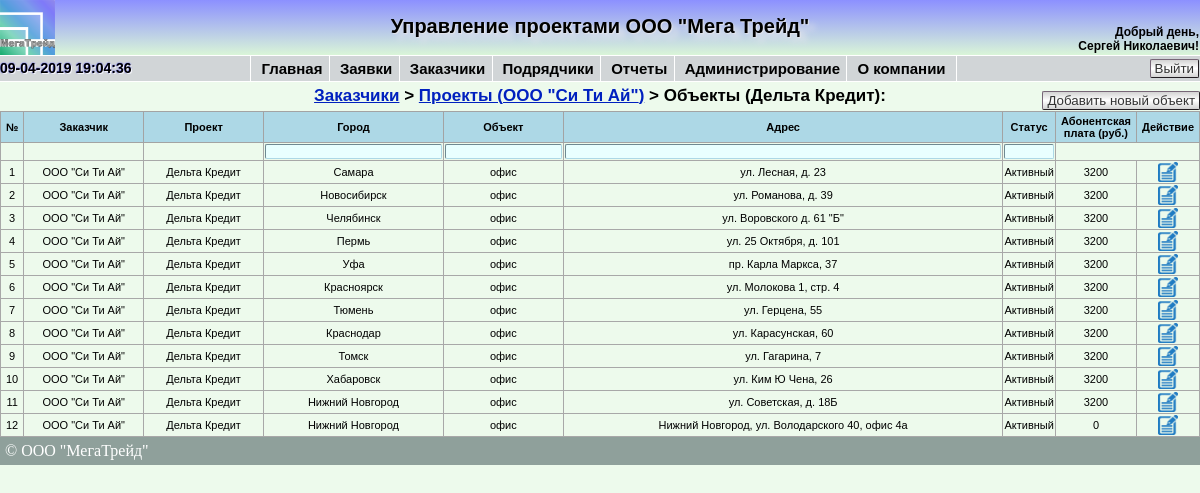
Page /showobjects.php?id_project=9 (signed in) on the committed database.
### tables this page shows
CREATE TABLE `customer` (
  `id_customer` int(11) NOT NULL AUTO_INCREMENT,
  `customer_name` varchar(100) NOT NULL,
  `jur_address` text NOT NULL,
  `post_address` text NOT NULL,
  `ogrn` varchar(15) NOT NULL,
  `inn` varchar(12) NOT NULL,
  `kpp` varchar(9) NOT NULL,
  `dogovor_number` varchar(50) NOT NULL,
  `status` tinyint(1) NOT NULL,
  `bank_name` varchar(200) NOT NULL,
  `bank_bik` varchar(9) NOT NULL,
  `korr_schet` varchar(20) NOT NULL,
  `rasch_schet` varchar(20) NOT NULL,
  `recipient` varchar(150) NOT NULL,
  `phone` varchar(100) NOT NULL,
  `email` varchar(100) NOT NULL,
  `contact_name` varchar(200) NOT NULL,
  `comment` text,
  PRIMARY KEY (`id_customer`)
);

CREATE TABLE `projects` (
  `id_project` int(11) NOT NULL AUTO_INCREMENT,
  `id_customer` int(11) unsigned NOT NULL,
  `projectname` varchar(50) NOT NULL,
  `status` tinyint(1) NOT NULL,
  `cost_hour` double unsigned NOT NULL,
  `cost_incident_critical` double unsigned NOT NULL,
  `cost_incident_high` double unsigned NOT NULL,
  `cost_incident_medium` double unsigned NOT NULL,
  `cost_incident_low` double unsigned NOT NULL,
  PRIMARY KEY (`id_project`)
);

CREATE TABLE `object` (
  `id_object` int(11) NOT NULL AUTO_INCREMENT,
  `id_project` int(11) NOT NULL,
  `id_customer` int(11) NOT NULL,
  `country_id` int(11) NOT NULL,
  `region_id` int(11) NOT NULL,
  `city_id` int(11) NOT NULL,
  `shop_number` varchar(20) DEFAULT NULL,
  `address` varchar(200) NOT NULL,
  `status` tinyint(1) NOT NULL,
  `abon_plata` double DEFAULT NULL,
  `city_name` varchar(30) NOT NULL,
  `id_contractor` int(11) unsigned NOT NULL,
  `abon_plata_contr` double unsigned NOT NULL,
  PRIMARY KEY (`id_object`)
);

CREATE TABLE `city` (
  `city_id` int(11) unsigned NOT NULL AUTO_INCREMENT,
  `country_id` int(11) unsigned NOT NULL DEFAULT '0',
  `region_id` int(10) unsigned NOT NULL DEFAULT '0',
  `name` varchar(128) NOT NULL DEFAULT '',
  PRIMARY KEY (`city_id`),
  KEY `country_id` (`country_id`),
  KEY `region_id` (`region_id`)
);

### func/db.php (called while the page is built, shortened)
<?php
function Get_Geo($connection, $id, $geo_table, $geo_row)
{
	$get_geo = "SELECT name FROM $geo_table WHERE $geo_row='$id'";
    $result = $connection->query ($get_geo);
    if ($result)
    {
        $rows = $result->fetch_array (MYSQLI_ASSOC);
    }
    if ($rows) return $rows;
    else return 0;
}
function Edit_Customer($connection, $var)
{
    $search = "SELECT * FROM customer WHERE id_customer = '$var'";
    $result = $connection->query ($search);
    if ($result)
    {
        $rows = $result->fetch_array (MYSQLI_ASSOC);
    }
    if ($rows) return $rows;
    else return 0;
}
function Edit_Project($connection, $var)
{
    $search = "SELECT * FROM projects WHERE id_project = '$var'";
    $result = $connection->query ($search);
    if ($result)
    {
        $rows = $result->fetch_array (MYSQLI_ASSOC);
    }
    if ($rows) return $rows;
    else return 0;
}
function Show_Objects($connection, $var)
{
	$search = "SELECT * FROM object WHERE id_project='$var'";
    $result = $connection->query ($search);
    $rows = $result->num_rows;
    if (!$rows) return false;
    else
    {
        $array = array ();
        for ($i=0; $i<$rows; $i++)
        {
            $result->data_seek ($i);
            $row =$result->fetch_array (MYSQLI_ASSOC);
            $array["$i"] = $row;
        }
    return $array;
    }
}
?>

### func/arrays.php (called while the page is built, shortened)
<?php
$statusedit = array("Неактивный", "Активный", "Любой");
?>

### showobjects.php (the view, shortened to what this page needs)
<?php
require '/connection/config.php';
if(isset($_SESSION['userlevel']))
{
	require_once '/blocks/header.php';
	require '/func/arrays.php';
	if(isset($_GET['id_project']))
	{
		$data = $_GET['id_project'];
		$projects = Edit_Project($link, $data);
		$id_customer = $projects['id_customer'];
		$customers = Edit_Customer($link, $id_customer);
		$objects = Show_Objects ($link, $data);
	}?>
	<!DOCTYPE html>
	<html lang="ru">
	<head>
	</head>
	<body>
		<div class="showcustomer">
			<div class="breadcrumbs"><a href='/showcustomer.php'>Заказчики</a> > <a href='showprojects.php?id_customer=<?= $customers['id_customer'] ?>'>Проекты (<?=$customers['customer_name'];?>)</a> > Объекты (<?=$projects['projectname'];?></a>):</div>
			<?php if($_SESSION['userlevel']<=3){ ?>
				<div class="newticket">
					<a href='/newobject.php?id_project=<?=$data?>'><button class="button-new">Добавить новый объект</button></a>
				</div>
			<?php }?>
				<table border="1" cellspacing="0">
					<thead>
						<tr class="hdr">
							<th width=1%>№</th>
							<th width=10%>Заказчик</th>
							<th width=10%>Проект</th>
							<th width=15%>Город</th>
							<th width=10%>Объект</th>
							<th>Адрес</th>
							<th width=1%>Статус</th>
							<th width="1">Абонентская<br>плата (руб.)</th>
							<?php if($_SESSION['userlevel']<=3){ ?>
							<th width=1%>Действие</th>
							<?php }?>
						</tr>
						<tr class='table-filters'>
							<td>
							</td>
							<td>
							</td>
							<td>
							</td>
							<td>
								<input class="reg_input_filter" type="text"/>
							</td>
							<td>
								<input class="reg_input_filter" type="text"/>
							</td>
							<td>
								<input class="reg_input_filter" type="text"/>
							</td>
							<td>
								<input class="reg_input_filter" type="text"/>
							</td>
							<td colspan="2">
							</td>
						</tr>
					</thead>
				<?php
				if($objects){
				foreach($objects as $i => $object) { ?>
				<tbody>
					<tr class="reg_text_show_tickets">
						<td align="center" width="1"><?=$i+1?></td>
						<td align="center" width="1"><?=$customers['customer_name'];?></td>
						<td align="center" width="1"><?=$projects['projectname'];?></td>
						<?php
							$city = Get_Geo ($link, $object['city_id'], "city", "city_id" );
						?>
						<td align="center" width="1"><?=$city['name'];?></td>
						<td align="center" width="1"><?=$object['shop_number']?></td>
						<td align="center"><?=$object['address']?></td>
						<td align="center"><?=$statusedit[$object['status']];?></td>
						<td align="center"width="1"><?=$object['abon_plata']?></td>
						<?php if($_SESSION['userlevel']<=3){ ?>
						<td align="center" width="1"><a href='/editobject.php?edit_object=<?= $object['id_object'] ?>' title = 'Редактировать'>
						<img src='/images/edit.png' width='20' height='20'></td>
						<?php }?>
					</tr>
				</tbody>
				<?php }}
			?>
			</table>
		</div>
	<div id="footer">&copy; ООО "МегаТрейд"</div>
	</body>
	</html>
	<?php
}
	else
	{
		header('Location: /');
}
?>

### css/index.css (style rules this page uses)
@media screen { body { margin:0 auto; //height: 100%; //background: radial-gradient(90% 50%, #FFFFFF, #D2E6F2); background: #EDFAEC; } }
@media screen { #footer { display:block; position: relative; bottom:0; background: #8fa09b; color: #fff; padding: 5px; clear: left; //width: 99%; text-align: left; } }
@media screen { .showmodel td, th { padding: 3px 20px; vertical-align: middle; text-align: center; } }
@media screen { .button-new { //color: #000000; //border-top: 1px solid #696969; //background: #EDEDED; //font-size: 13px; //font-family: Lucida Console; background: -moz-linear-gradient(#D0ECF4, #5BC9E1, #D0ECF4); background: -webkit-gradient(linear, 0 0, 0 100%, from(#D3D3D3), to(#D3D3D3), color-stop(0.5, #FFFFFF)); filter: progid:DXImageTransform.Microsoft.gradient(startColorstr='#00BBD6', endColorstr='#EBFFFF'); padding: 1px 4px; color: #333; -moz-border-radius: 5px; -webkit-border-radius: 5px; border-radius: 2px; border: 1px outset #767; cursor: pointer; } }
@media screen { .show_rs td, th { padding: 3px 5px; vertical-align: middle; text-align: center; } }
@media screen { .showcustomer { display: block; position: relative; font-family: Arial, Helvetica, sans-serif; color: #000000; //width: 1024px; //margin-top: 5%; padding: 0px; //border: 2px solid black; //background: #C5D1D7; //background: #D7E1E6; //background: linear-gradient(90deg, rgba(121,58,180,0) 0%, #C6D3DA 5%, #C6D3DA 95%, rgba(131,58,180,0) 100%); text-align: center; margin: 0 auto; //margin-top: 1%; //border-radius: 20px; //-moz-border-radius: 20px; //-webkit-border-radius: 20px; } }
@media screen { .showcustomer table { margin: 0 auto; width: 100%; border-collapse: collapse; //background:#F0FFFF; border: 0px solid #A8A8A8; //padding: 10px; } }
@media screen { .hdr { background:#ADD8E6; font-family: Arial, Helvetica, sans-serif; border: 1px solid #A3A3A3; font-size: 11px; } }
@media screen { .newticket { display: block; position: absolute; //position: relative; top: 10px; right: 0px; } }
@media screen { .reg_text_show_tickets { //background: green; //font-size: calc(0.2vw + 0.2vh + 1vmin); font-size: 11px; font-family: Arial, Helvetica, sans-serif; vertical-align: middle; text-align: center; font-weight: normal; width: 250px; //color: #FF0000; word-wrap: break-word; } }
@media screen { .breadcrumbs { display: block; position: relative; margin: 0 auto; padding-bottom: 10px; top: 5px; font-size: 17px; font-family: Arial, Helvetica, sans-serif; //vertical-align: middle; //text-align: left; font-weight: bold; color: #000000; width: 60%; } }
@media screen { .breadcrumbs a { color:#0020BF; } }
@media screen { .reg_input_filter { width: 100%; background: #E9FFFF; font-size: 10px; font-family: Arial, Helvetica, sans-serif; border: 1px inset #ADD8E6; border-radius: 2px; } }

### rows in the picture
customer: customer_name "ООО \"Си Ти Ай\""
projects: projectname "Дельта Кредит"
object: id_customer.customer_name "ООО \"Си Ти Ай\"", id_project.projectname "Дельта Кредит", city.name "Самара", shop_number "офис", address "ул. Лесная, д. 23", status "Активный", abon_plata "3200"
object: id_customer.customer_name "ООО \"Си Ти Ай\"", id_project.projectname "Дельта Кредит", city.name "Новосибирск", shop_number "офис", address "ул. Романова, д. 39", status "Активный", abon_plata "3200"
object: id_customer.customer_name "ООО \"Си Ти Ай\"", id_project.projectname "Дельта Кредит", city.name "Челябинск", shop_number "офис", address "ул. Воровского д. 61 \"Б\"", status "Активный", abon_plata "3200"
object: id_customer.customer_name "ООО \"Си Ти Ай\"", id_project.projectname "Дельта Кредит", city.name "Пермь", shop_number "офис", address "ул. 25 Октября, д. 101", status "Активный", abon_plata "3200"
object: id_customer.customer_name "ООО \"Си Ти Ай\"", id_project.projectname "Дельта Кредит", city.name "Уфа", shop_number "офис", address "пр. Карла Маркса, 37", status "Активный", abon_plata "3200"
object: id_customer.customer_name "ООО \"Си Ти Ай\"", id_project.projectname "Дельта Кредит", city.name "Красноярск", shop_number "офис", address "ул. Молокова 1, стр. 4", status "Активный", abon_plata "3200"
object: id_customer.customer_name "ООО \"Си Ти Ай\"", id_project.projectname "Дельта Кредит", city.name "Тюмень", shop_number "офис", address "ул. Герцена, 55", status "Активный", abon_plata "3200"
object: id_customer.customer_name "ООО \"Си Ти Ай\"", id_project.projectname "Дельта Кредит", city.name "Краснодар", shop_number "офис", address "ул. Карасунская, 60", status "Активный", abon_plata "3200"
object: id_customer.customer_name "ООО \"Си Ти Ай\"", id_project.projectname "Дельта Кредит", city.name "Томск", shop_number "офис", address "ул. Гагарина, 7", status "Активный", abon_plata "3200"
object: id_customer.customer_name "ООО \"Си Ти Ай\"", id_project.projectname "Дельта Кредит", city.name "Хабаровск", shop_number "офис", address "ул. Ким Ю Чена, 26", status "Активный", abon_plata "3200"
object: id_customer.customer_name "ООО \"Си Ти Ай\"", id_project.projectname "Дельта Кредит", city.name "Нижний Новгород", shop_number "офис", address "ул. Советская, д. 18Б", status "Активный", abon_plata "3200"
object: id_customer.customer_name "ООО \"Си Ти Ай\"", id_project.projectname "Дельта Кредит", city.name "Нижний Новгород", shop_number "офис", address "Нижний Новгород, ул. Володарского 40, офис 4а", status "Активный", abon_plata "0"

### other values in the picture
$_SESSION["io"] "Сергей Николаевич"
